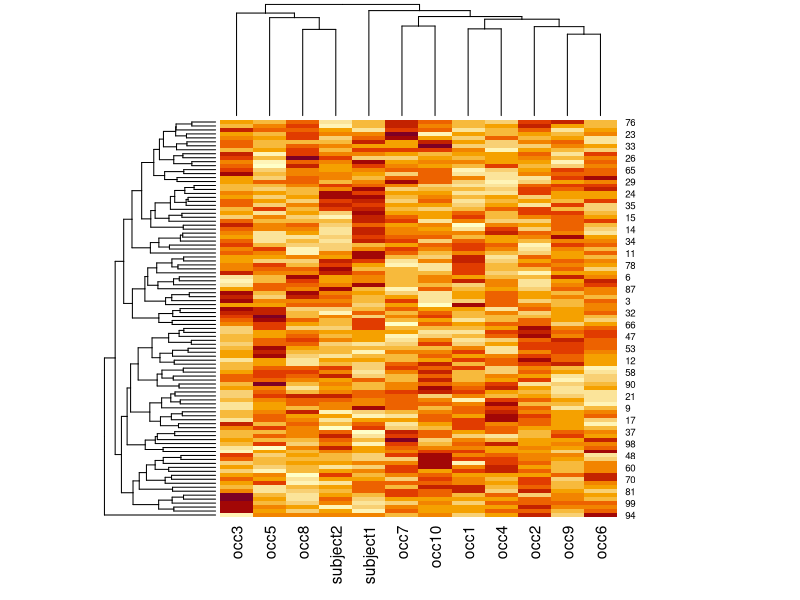
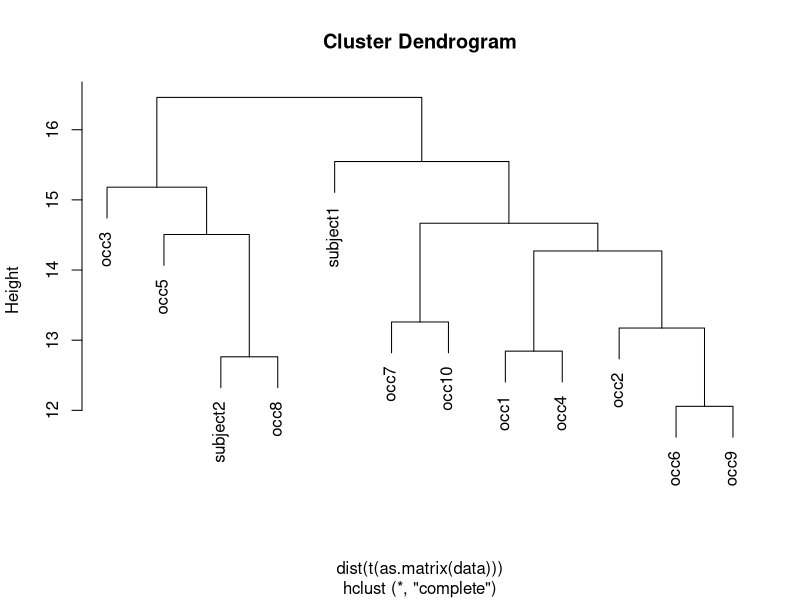
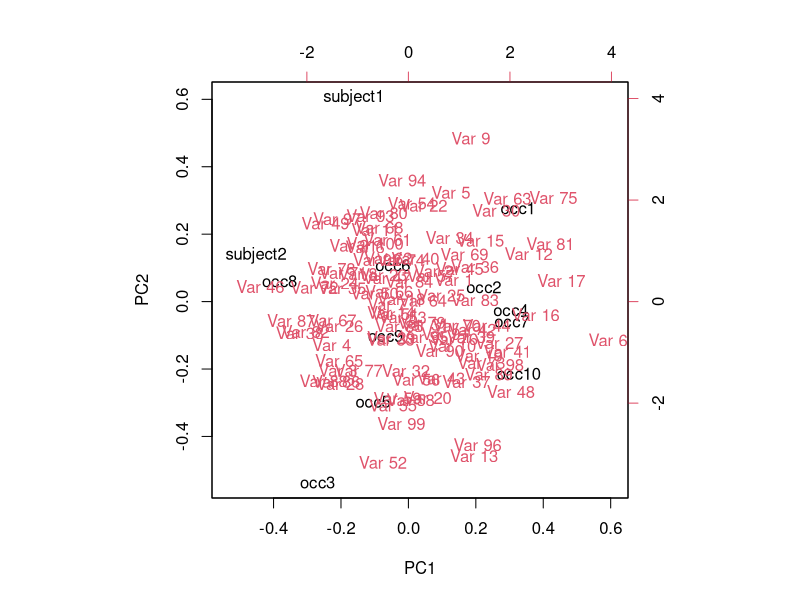

R code for these plots, in order:

n<-100

subject1<-sample(c(0,1),n, replace=TRUE)
subject2<-sample(c(0,1),n, replace=TRUE)
occ1<-sample(c(0,1),n, replace=TRUE)
occ2<-sample(c(0,1),n, replace=TRUE)
occ3<-sample(c(0,1),n, replace=TRUE)
occ4<-sample(c(0,1),n, replace=TRUE)
occ5<-sample(c(0,1),n, replace=TRUE)
occ6<-sample(c(0,1),n, replace=TRUE)
occ7<-sample(c(0,1),n, replace=TRUE)
occ8<-sample(c(0,1),n, replace=TRUE)
occ9<-sample(c(0,1),n, replace=TRUE)
occ10<-sample(c(0,1),n, replace=TRUE)

data<-data.frame(subject1,subject2, occ1, occ2, occ3, occ4, occ5, occ6, occ7, occ8, occ9, occ10)

subject1<-rnorm(n,10,1)
subject2<-rnorm(n,10,1)
occ1<-rnorm(n,10,1)
occ2<-rnorm(n,10,1)
occ3<-rnorm(n,10,1)
occ4<-rnorm(n,10,1)
occ5<-rnorm(n,10,1)
occ6<-rnorm(n,10,1)
occ7<-rnorm(n,10,1)
occ8<-rnorm(n,10,1)
occ9<-rnorm(n,10,1)
occ10<-rnorm(n,10,1)

data<-data.frame(subject1,subject2, occ1, occ2, occ3, occ4, occ5, occ6, occ7, occ8, occ9, occ10)


heatmap(as.matrix(data))

plot(hclust(dist(t(as.matrix(data)))))

biplot(prcomp(t(data)),var.axes=FALSE)
